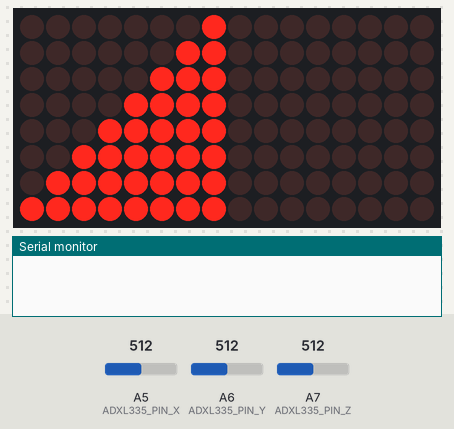
This sketch was run on a simulated Arduino Nano, built with avr-gcc and run on an emulated ATmega328P. Parts: 16×8 LED matrix, the last lines printed to the serial monitor. Wiring (inferred from the names in the program): 2 × MAX7219 LED driver (orientation assumed): CS pin 10. Inputs (shaded band) come from the test bench; at power-on: A7 (ADXL335_PIN_Z) = 512, A5 (ADXL335_PIN_X) = 512, A6 (ADXL335_PIN_Y) = 512.

Above: at 0.05 s.
At 1.2 s:
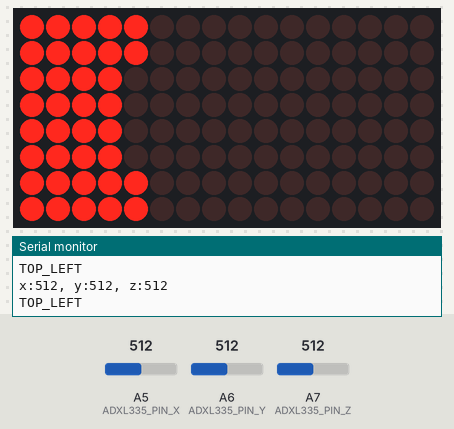
1.3 s: A7 (ADXL335_PIN_Z) set to 419
2.8 s: A7 (ADXL335_PIN_Z) set to 395
Timing chart, 0 to 5.8 s (numbered marks = the images above; inputs shaded):
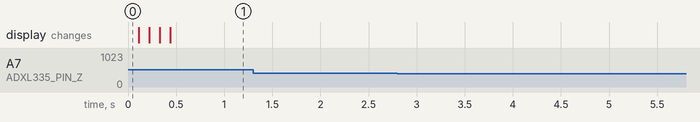

The sketch:

Hourglass.ino
```cpp
#include <SPI.h>

// ===================== 腳位 =====================
// MAX7219：DIN = MOSI (D11)、CLK = SCK (D13)、CS/LOAD = SS (D10)
#define MAX7219_PIN_LOAD SS

// ADXL335：A6 / A7 只有 Nano、Pro Mini 等板子才有，Uno 沒有
#define ADXL335_PIN_X A5
#define ADXL335_PIN_Y A6
#define ADXL335_PIN_Z A7

// ===================== 時序 =====================
#define FRAME_DELAY     100 // 每一幀的間隔 (ms)
#define DROP_DELAY_TICK 6   // 沙粒穿過瓶頸前要等待的次數，越大漏得越慢

// ============ 加速度計校正值 (analogRead 讀值) ============
// 換感測器或供電電壓後，請用 Serial 監看讀值重新量測
#define ACCEL_X_MAX 406
#define ACCEL_X_MIN 273
#define ACCEL_Y_MAX 400
#define ACCEL_Y_MIN 275
#define ACCEL_Z_MAX 405 // z 介於 Z_MIN 與 Z_MAX 之間（大致直立）時才更新方向
#define ACCEL_Z_MIN 305

// 1 = 每幀從 Serial 印出加速度計讀值與方向，0 = 關閉
#define DEBUG_SERIAL 1

// ===================== MAX7219 =====================
enum Max7219Address : byte {
  NO_OP,
  DIGIT_0,
  DIGIT_1,
  DIGIT_2,
  DIGIT_3,
  DIGIT_4,
  DIGIT_5,
  DIGIT_6,
  DIGIT_7,
  DECODE,
  INTENSITY,
  SCAN_LIMIT,
  SHUTDOWN,
  DISPLAY_TEST = 0x0F,
};

const byte MATRIX_COUNT = 2; // 串接的 MAX7219 數量

// 同一個暫存器寫入相同資料到每一片 MAX7219
void max7219Config(Max7219Address addr, byte data) {
  digitalWrite(MAX7219_PIN_LOAD, LOW);
  for (byte i = 0; i < MATRIX_COUNT; i++) {
    SPI.transfer(addr);
    SPI.transfer(data);
  }
  digitalWrite(MAX7219_PIN_LOAD, HIGH);
}

// 同一個暫存器寫入不同資料，data[0] 會送到串接鏈上最遠的那一片
void max7219SendData(byte addr, const byte* data) {
  digitalWrite(MAX7219_PIN_LOAD, LOW);
  for (byte i = 0; i < MATRIX_COUNT; i++) {
    SPI.transfer(addr);
    SPI.transfer(data[i]);
  }
  digitalWrite(MAX7219_PIN_LOAD, HIGH);
}

// ===================== 方向 =====================
// 依順時針排列，相鄰的值相差 45°
enum Direction : byte {
  TOP_LEFT,
  TOP,
  TOP_RIGHT,
  RIGHT,
  BOTTOM_RIGHT,
  BOTTOM,
  BOTTOM_LEFT,
  LEFT,
};

// 每個方向在矩陣上的 (row, col) 位移
const int8_t DIR_ROW[8] = { 0, -1, -1, -1, 0, 1, 1,  1 };
const int8_t DIR_COL[8] = {-1, -1,  0,  1, 1, 1, 0, -1 };

const char* const DIRECTION_NAMES[8] = {
  "TOP_LEFT", "TOP", "TOP_RIGHT", "RIGHT",
  "BOTTOM_RIGHT", "BOTTOM", "BOTTOM_LEFT", "LEFT",
};

// 旋轉 steps 個 45°（正數為順時針）
Direction rotate(Direction dir, int8_t steps) {
  return (Direction)((dir + steps) & 7);
}

// 沿沙漏軸線（上片 → 下片）的分量：< 0 往下片、> 0 往上片、0 = 橫放
int8_t axisComponent(Direction dir) {
  return DIR_ROW[dir] + DIR_COL[dir];
}

// ===================== 沙漏 =====================
// 兩片 8x8 矩陣以角落相接：上片的 (0,0) 接下片的 (7,7)
enum Layer : byte {
  UPPER = 0, // 上片（串接鏈上較遠的那片）
  LOWER = 1, // 下片
};

PROGMEM const byte INITIAL_MATRIX[2][8] = {
  { // 上片：36 顆沙
    0b00000001,
    0b00000011,
    0b00000111,
    0b00001111,
    0b00011111,
    0b00111111,
    0b01111111,
    0b11111111,
  },
  { // 下片：空的
    0, 0, 0, 0, 0, 0, 0, 0,
  },
};

class HourGlass {
public:
  HourGlass();
  void init();
  void draw();
  void clear();
  void update(Direction gravity, bool clockwise);
  byte countGrains();

private:
  byte matrix[2][8];  // matrix[layer][row]，bit 7 = col 0
  byte waitToLower = 0; // 上片 → 下片 的等待計數
  byte waitToUpper = 0; // 下片 → 上片 的等待計數

  static bool inBounds(int8_t v) { return v >= 0 && v < 8; }
  bool pixelRead(int8_t row, int8_t col, Layer layer);
  void pixelWrite(int8_t row, int8_t col, Layer layer, bool state);
  bool tryMove(int8_t& row, int8_t& col, Layer& layer, Direction dir);
  bool passNeck(byte& wait, int8_t& row, int8_t& col, Layer& layer, Layer target, int8_t corner);
  void pixelMove(int8_t row, int8_t col, Layer layer, Direction dir, bool clockwise);
};

HourGlass::HourGlass() {
  memcpy_P(matrix, INITIAL_MATRIX, sizeof(matrix));
}

void HourGlass::init() {
  max7219Config(DECODE, 0);
  max7219Config(INTENSITY, 0);
  max7219Config(SCAN_LIMIT, 7);
  max7219Config(SHUTDOWN, 1);
  max7219Config(DISPLAY_TEST, 0);
}

void HourGlass::draw() {
  for (byte row = 0; row < 8; row++) {
    const byte data[MATRIX_COUNT] = { matrix[UPPER][row], matrix[LOWER][row] };
    max7219SendData(DIGIT_0 + row, data);
  }
}

void HourGlass::clear() {
  const byte data[MATRIX_COUNT] = { 0 };
  for (byte row = 0; row < 8; row++) {
    max7219SendData(DIGIT_0 + row, data);
  }
}

byte HourGlass::countGrains() {
  byte n = 0;
  for (byte layer = 0; layer < 2; layer++)
    for (byte row = 0; row < 8; row++)
      for (byte bits = matrix[layer][row]; bits; bits &= bits - 1)
        n++;
  return n;
}

bool HourGlass::pixelRead(int8_t row, int8_t col, Layer layer) {
  return bitRead(matrix[layer][row], 7 - col);
}

void HourGlass::pixelWrite(int8_t row, int8_t col, Layer layer, bool state) {
  bitWrite(matrix[layer][row], 7 - col, state);
}

// 沙粒穿過瓶頸：先等待 DROP_DELAY_TICK 次，目標角落是空的才過去
bool HourGlass::passNeck(byte& wait, int8_t& row, int8_t& col, Layer& layer, Layer target, int8_t corner) {
  if (wait < DROP_DELAY_TICK) {
    wait++;
    return false;
  }
  if (pixelRead(corner, corner, target))
    return false;
  row = col = corner;
  layer = target;
  wait = 0;
  return true;
}

// 嘗試往 dir 移動一格，成功時更新座標並回傳 true
bool HourGlass::tryMove(int8_t& row, int8_t& col, Layer& layer, Direction dir) {
  // 不是往瓶頸方向移動時，重設該方向的等待計數
  const int8_t axis = axisComponent(dir);
  if (axis >= 0) waitToLower = 0;
  if (axis <= 0) waitToUpper = 0;

  const int8_t newRow = row + DIR_ROW[dir];
  const int8_t newCol = col + DIR_COL[dir];

  if (inBounds(newRow) && inBounds(newCol)) {
    if (pixelRead(newRow, newCol, layer))
      return false;
    row = newRow;
    col = newCol;
    return true;
  }

  // 只有從角落斜著出去才會穿過瓶頸
  if (newRow < 0 && newCol < 0 && layer == UPPER)
    return passNeck(waitToLower, row, col, layer, LOWER, 7);
  if (newRow > 7 && newCol > 7 && layer == LOWER)
    return passNeck(waitToUpper, row, col, layer, UPPER, 0);
  return false;
}

// 移動一顆沙：先試正前方，走不通再試左右偏 45°（順序依 clockwise 決定）
void HourGlass::pixelMove(int8_t row, int8_t col, Layer layer, Direction dir, bool clockwise) {
  if (!pixelRead(row, col, layer))
    return;

  const int8_t side = clockwise ? -1 : 1;
  pixelWrite(row, col, layer, false);
  if (!tryMove(row, col, layer, dir) &&
      !tryMove(row, col, layer, rotate(dir, side)))
    tryMove(row, col, layer, rotate(dir, -side));
  pixelWrite(row, col, layer, true); // 三個方向都走不通時就寫回原位
}

// 掃描順序的排序鍵：越靠重力前方的格子值越大；同一排再依 clockwise 決定方向
static int16_t scanKey(byte cell, Direction gravity, bool clockwise) {
  const int8_t row = cell >> 3;
  const int8_t col = cell & 7;
  const int8_t along  = row * DIR_ROW[gravity] + col * DIR_COL[gravity];
  const int8_t across = row * DIR_COL[gravity] - col * DIR_ROW[gravity];
  return along * 32 + (clockwise ? -across : across);
}

void HourGlass::update(Direction gravity, bool clockwise) {
  // 由重力前方往後處理，已經移動過的沙不會在同一幀再被移動
  byte order[64];
  for (byte i = 0; i < 64; i++) {
    const int16_t key = scanKey(i, gravity, clockwise);
    byte j = i;
    for (; j > 0 && scanKey(order[j - 1], gravity, clockwise) < key; j--)
      order[j] = order[j - 1];
    order[j] = i;
  }

  // 先處理接收沙子的那一片，剛穿過瓶頸的沙子這一幀就不會再被移動
  const Layer first  = axisComponent(gravity) < 0 ? LOWER : UPPER;
  const Layer second = first == LOWER ? UPPER : LOWER;
  for (byte i = 0; i < 64; i++)
    pixelMove(order[i] >> 3, order[i] & 7, first, gravity, clockwise);
  for (byte i = 0; i < 64; i++)
    pixelMove(order[i] >> 3, order[i] & 7, second, gravity, clockwise);
}

// ===================== 加速度計 =====================
const int ACCEL_X_MID = (ACCEL_X_MAX + ACCEL_X_MIN) / 2;
const int ACCEL_Y_MID = (ACCEL_Y_MAX + ACCEL_Y_MIN) / 2;
// 22.5° 與 67.5° 的分界值
const int X_INNER = (ACCEL_X_MAX - ACCEL_X_MID) * cos(67.5 * PI / 180);
const int X_OUTER = (ACCEL_X_MAX - ACCEL_X_MID) * cos(22.5 * PI / 180);
const int Y_INNER = (ACCEL_Y_MAX - ACCEL_Y_MID) * sin(22.5 * PI / 180);
const int Y_OUTER = (ACCEL_Y_MAX - ACCEL_Y_MID) * sin(67.5 * PI / 180);

const int8_t BAND_INVALID = 99;

// 把偏移量分成 -2 ~ 2 五個區間，剛好落在分界上視為無效
int8_t band(int d, int inner, int outer) {
  const int a = abs(d);
  const int8_t sign = d < 0 ? -1 : 1;
  if (a < inner) return 0;
  if (a > inner && a < outer) return sign;
  if (a > outer) return 2 * sign;
  return BAND_INVALID;
}

// 依 x、y 偏移量判斷重力方向，判斷不出來時回傳 false
bool classifyGravity(int dx, int dy, Direction& dir) {
  const int8_t bx = band(dx, X_INNER, X_OUTER);
  const int8_t by = band(dy, Y_INNER, Y_OUTER);
  if      (bx == -1 && by == -1) dir = TOP_RIGHT;
  else if (bx == -2 && by ==  0) dir = RIGHT;
  else if (bx == -1 && by ==  1) dir = BOTTOM_RIGHT;
  else if (bx ==  0 && by ==  2) dir = BOTTOM;
  else if (bx ==  1 && by ==  1) dir = BOTTOM_LEFT;
  else if (bx ==  2 && by ==  0) dir = LEFT;
  else if (bx ==  1 && by == -1) dir = TOP_LEFT;
  else if (bx ==  0 && by == -2) dir = TOP;
  else return false;
  return true;
}

// 讀取加速度計並更新重力方向；不是直立或判斷不出來時沿用原本的方向
void readGravity(Direction& gravity, bool& clockwise) {
  const int x = analogRead(ADXL335_PIN_X);
  const int y = analogRead(ADXL335_PIN_Y);
  const int z = analogRead(ADXL335_PIN_Z);
  const int dx = x - ACCEL_X_MID;
  const int dy = y - ACCEL_Y_MID;

  if (z > ACCEL_Z_MIN && z < ACCEL_Z_MAX)
    classifyGravity(dx, dy, gravity);
  clockwise = !((dx > 0 && dy < 0) || (dx < 0 && dy > 0));

#if DEBUG_SERIAL
  Serial.print("x:");
  Serial.print(x);
  Serial.print(", y:");
  Serial.print(y);
  Serial.print(", z:");
  Serial.println(z);
  Serial.println(DIRECTION_NAMES[gravity]);
#endif
}

// ===================== 主程式 =====================
HourGlass hourGlass;

void setup() {
  Serial.begin(115200);
  SPI.begin();

  hourGlass.init();
  hourGlass.clear();
  hourGlass.draw();
}

void loop() {
  static Direction gravity = TOP_LEFT;
  bool clockwise;

  delay(FRAME_DELAY);
  readGravity(gravity, clockwise);
  hourGlass.update(gravity, clockwise);
  hourGlass.draw();
}
```
